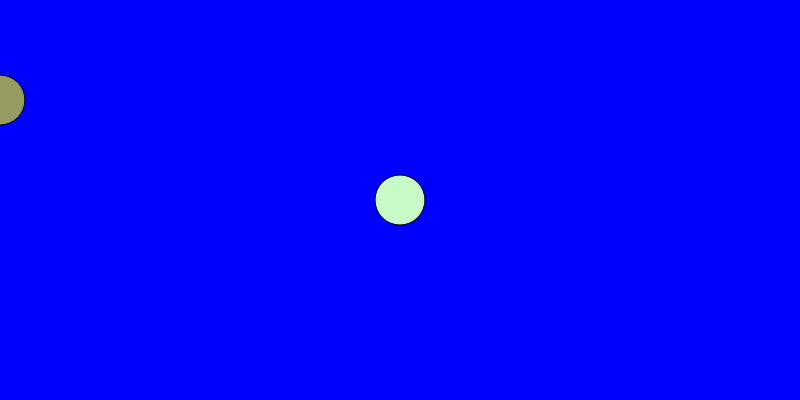
Frame 1 (no input)
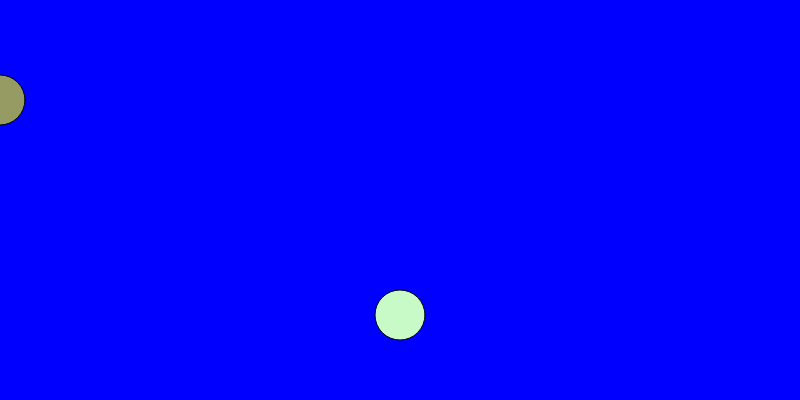
Frame 60 (no input)
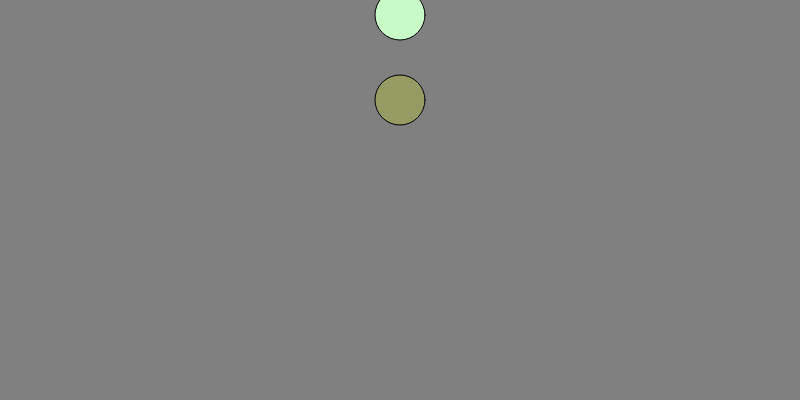
Frame 120 (the mouse pressed at the canvas centre since frame 60)

The p5.js sketch that drew these frames (run headless with seeded random() and noise() and a simulated clock; from frame 60 on, the mouse is pressed at the canvas centre):

// p5.js sketch
// ── sketch.js
var circle = {
	x:0,
	y:200,
	diameter:50
};
var circle2 = {
	x:400,
	y:200,
	diameter:50
};

var velX = 1;
var val1 = 5;
var val2 = 5;

var r = 0;
var g = 0;
var b = 0;

var col = 0;

function setup() {
	createCanvas(800,400);
}

function draw() {
	
	r = map(mouseX,0,800,0,255);
	g = map(mouseY,0,400,0,255);
	b = map(mouseX,0,800,255,0);

	
	background(r,g,b);
	fill(250,200,200);
	ellipse(circle.x, circle.y, circle.diameter, circle.diameter);
	circle.x = circle.x + val1;
	
	fill(200,250,200);
	ellipse(circle2.x, circle2.y, circle2.diameter, circle2.diameter);
	circle2.y = circle2.y + val2;
	
	fill(150,155,100);
	ellipse(mouseX, 100, 50, 50);
	
	if(circle.x>800 || circle.x<0)
	{
		val1 = val1*(-1);
	}	
	if(circle2.y>400 || circle2.y<0)
	{
		val2 = val2*(-1);
	}	
}
